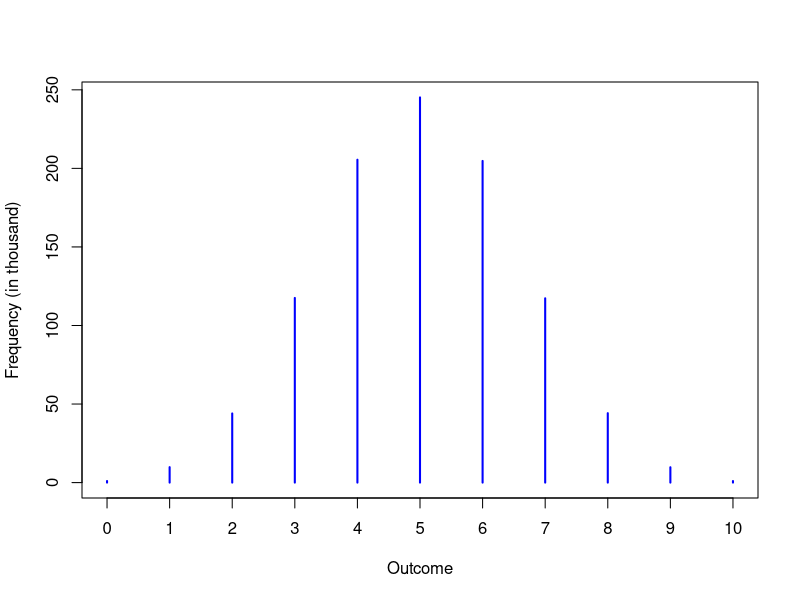

Generate this figure with R:
## ---- chunk 1
if (!require(purrr)) install.packages("purrr")
library(purrr)
## ---- chunk 2
toss_n_times <- function(n = 10) {
  x <- sample(c(0, 1), size = n, replace = TRUE)
  sum(x)
}
## ---- chunk 3
set.seed(1)
toss_n_times()
# 4 heads
## ---- chunk 4
set.seed(1234)
toss_n_times()
# 6 heads
## ---- chunk 5
repeat_m_times <- function(f, m = 100, heads = 5) {
  outcome <- numeric(length = m)
  for (i in 1:m) {
    outcome[i] <- f()
  }
  list(proportion = mean(outcome == heads), 
       outcomes = outcome)
}
## ---- chunk 6
set.seed(1)
repeat_m_times(toss_n_times)$proportion
# 0.26 (26% of the time we get heads)
## ---- chunk 7
set.seed(1234)
repeat_m_times(toss_n_times)$proportion
# 0.24 (24% of the time we get heads)
## ---- chunk 8
set.seed(1)
repeat_m_times(toss_n_times, m = 1e6)$proportion
# 0.246705
## ---- chunk 9
set.seed(1234)
repeat_m_times(toss_n_times, m = 1e6)$proportion
# 0.246152
## ---- chunk 10
result <- repeat_m_times(toss_n_times, m = 1e6)$outcomes
result <- table(result)

plot(result / 1000, 
     col = "blue",
     xlab = "Outcome", 
     ylab = "Frequency (in thousand)")
## ---- chunk 11
toss_n_times <- compose(sum, 
                        partial(sample, x = c(0, 1), replace = TRUE))
result <- map_dbl(1:1000, ~toss_n_times(10)) 
mean(result == 5)
